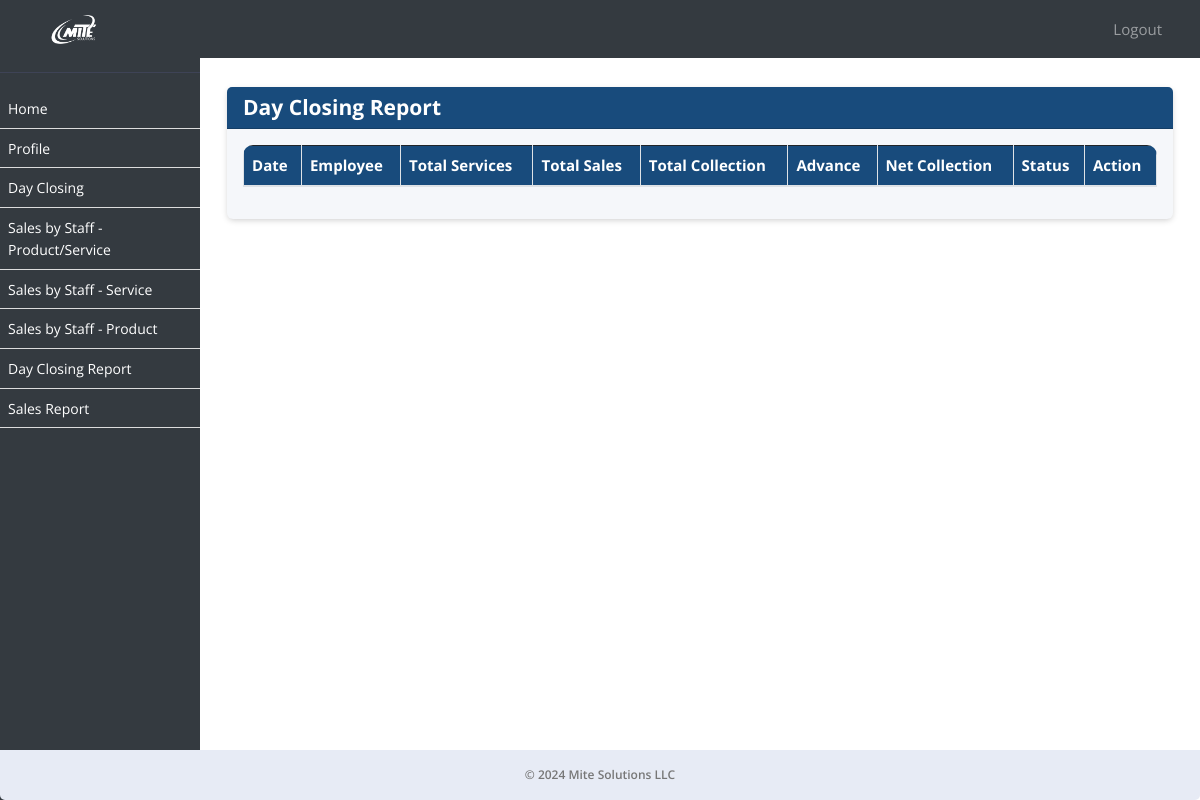
The page /sale/day-closing-report/ (signed in) on the database as committed earlier.
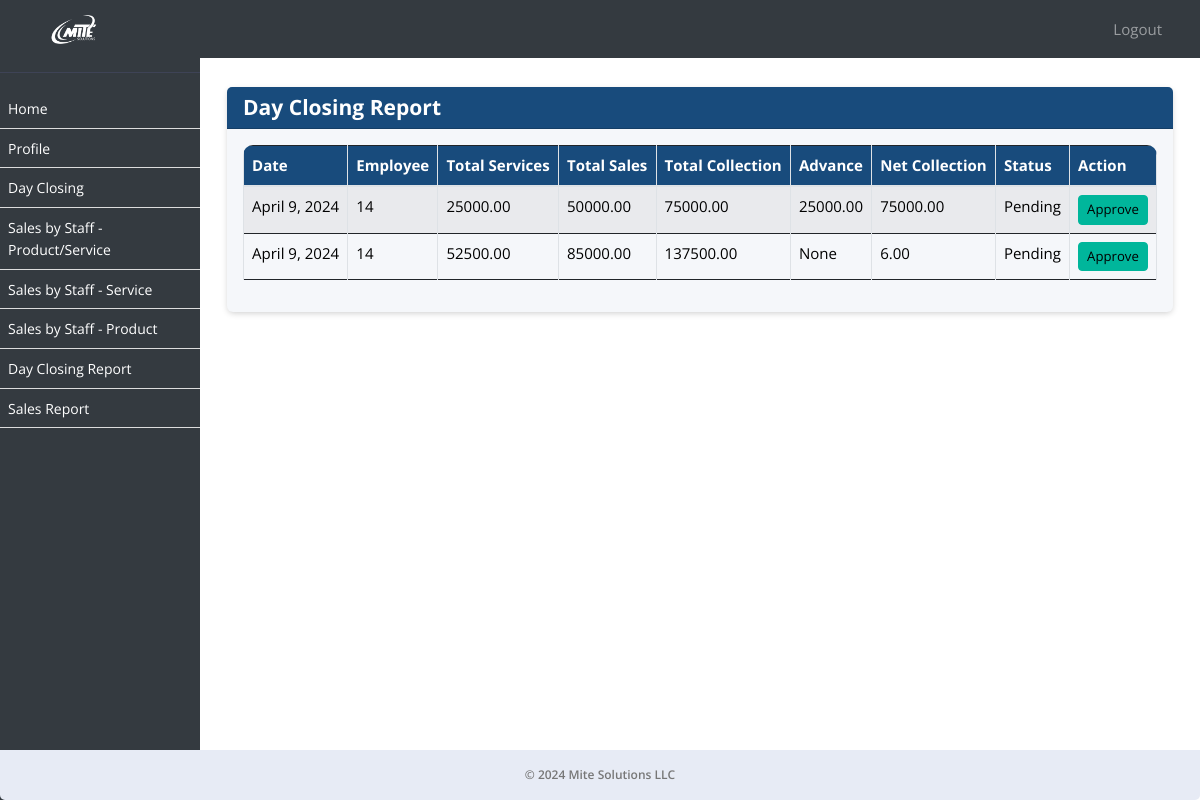
The same page on the database as committed later.
### ezshopapp/models.py (models this page shows, shortened)
class Module(models.Model):
    URL_CHOICES = [
        ('/sale/dayclosing/', 'Day Closing'),
        ('/dayclosing/admin/', 'Admin Day Closing'),
        ('/sale/sales-by-staff-item-service/', 'Sales by Staff - Product/Service'),
        ('/sale/sales-by-staff-service/', 'Sales by Staff - Service'),
        ('/sale/sales-by-staff-item/', 'Sales by Staff - Product'),
        ('/sale/day-closing-report/', 'Day Closing Report'),
        ('/sale/sales-report/', 'Sales Report'),
    ]
    URL_NAMES = [
        ('Day Closing', '/sale/dayclosing/'),
        ('Admin Day Closing', '/dayclosing/admin/'),
        ('Sales by Staff - Product/Service', '/sale/sales-by-staff-item-service/'),
        ('Sales by Staff - Service', '/sale/sales-by-staff-service/'),
        ('Sales by Staff - Product', '/sale/sales-by-staff-item/'),
        ('Day Closing Report', '/sale/day-closing-report/'),
        ('Sales Report', '/sale/sales-report/'),
    ]
    url = models.CharField(max_length=150, choices=URL_CHOICES, null=True, verbose_name='Page Name')
    name = models.CharField(max_length=50, choices=URL_NAMES, null=True, verbose_name='Page URL')
    created_on = models.DateTimeField(auto_now_add=True, null=True)

class DayClosing(models.Model):
    date = models.DateField()
    employee = models.ForeignKey(Employee, on_delete=models.CASCADE, blank=True, null=True)
    total_services = models.DecimalField(max_digits=8, decimal_places=2)
    total_sales = models.DecimalField(max_digits=8, decimal_places=2)
    total_collection = models.DecimalField(max_digits=8, decimal_places=2)
    advance = models.DecimalField(max_digits=8, decimal_places=2, blank=True, null=True)
    net_collection = models.DecimalField(max_digits=8, decimal_places=2)
    status = models.CharField(max_length=10, choices=STATUS_CHOICES, default='pending')
    created_on = models.DateTimeField(auto_now_add=True, null=True)

class Employee(models.Model):
    employee_id = models.CharField(max_length=10, unique=True)
    username = models.CharField(max_length=50, null=True)
    password = models.CharField(max_length=50, null=True)
    business_profile = models.CharField(max_length=255, null=True)
    business_profile_id = models.IntegerField(null=True)
    first_name = models.CharField(max_length=255)
    second_name = models.CharField(max_length=255)
    nationality = models.CharField(max_length=255)
    mobile_no = models.CharField(max_length=20, blank=True, null=True)
    passport_no = models.CharField(max_length=20, unique=True)
    passport_expiration_date = models.DateField()
    emirates_id = models.CharField(max_length=20, unique=True)
    id_expiration_date = models.DateField()
    basic_pay = models.DecimalField(max_digits=10, decimal_places=2)
    house_allowance = models.DecimalField(max_digits=10, decimal_places=2, default=0)
    transportation_allowance = models.DecimalField(max_digits=10, decimal_places=2, default=0)
    commission_percentage = models.DecimalField(max_digits=5, decimal_places=2, default=0, validators=[MinValueValidator(0)])
    joining_date = models.DateField()
    job_role = models.ForeignKey(Role, on_delete=models.SET_NULL, null=True)
    is_employee = models.BooleanField(default=True)
    created_on = models.DateTimeField(auto_now_add=True, null=True)

### ezshopapp/views.py (the view)
# urls.py: path('sale/day-closing-report/', day_closing_report, name='day_closing_report'),
def day_closing_report(request):
    logged_in_employee_id = request.session.get('employee_id')  # If using session
    day_closings_list = DayClosing.objects.filter(employee__id=logged_in_employee_id).order_by('-created_on')
    employees = Employee.objects.get(id=logged_in_employee_id)
    role = Role.objects.filter(name=employees.job_role).first()
    active_modules = role.modules.all()
    paginator = Paginator(day_closings_list, 10)
    page = request.GET.get('page')
    try:
        day_closings = paginator.page(page)
    except PageNotAnInteger:
        day_closings = paginator.page(1)
    except EmptyPage:
        day_closings = paginator.page(paginator.num_pages)
    return render(request, 'day_closing_report.html', {'day_closings': day_closings, 'active_modules':active_modules})

### ezshopapp/models.py (called while the page is built)
    def __str__(self):
        return self.name

### ezshopapp/templates/day_closing_report.html (shortened to what this page needs)
{% extends 'emp_base.html' %}
{% block content %}
<div class="container mb-5">
    <div class="card mt-3">
        <div class="card-header">
            <h4 class="mb-0 text-white">Day Closing Report</h4>
        </div>
        <div class="card-body">
            <div class="table-responsive">
            <table class="table table-bordered table-striped nowrap" id="dayclosingemp">
                <thead>
                    <tr>
                        <th>Date</th>
                        <th>Employee</th>
                        <th>Total Services</th>
                        <th>Total Sales</th>
                        <th>Total Collection</th>
                        <th>Advance</th>
                        <th>Net Collection</th>
                        <th>Status</th>
                        <th>Action</th>
                    </tr>
                </thead>
                <tbody>
                    {% for day_closing in day_closings %}
                    <tr>
                        <td>{{ day_closing.date }}</td>
                        <td>{{ day_closing.employee.id }}</td>
                        <td>{{ day_closing.total_services }}</td>
                        <td>{{ day_closing.total_sales }}</td>
                        <td>{{ day_closing.total_collection }}</td>
                        <td>{{ day_closing.advance }}</td>
                        <td>{{ day_closing.net_collection }}</td>
                        <td class="text-capitalize">{{ day_closing.status }}</td>
                        <td>
                            <div class="d-flex justify-content-between align-items-center gap-3">
                                {% if day_closing.status == 'pending' %}
                                    <a href="{% url 'approve_day_closing' day_closing.id %}" class="btn btn-success btn-sm">Approve</a>
                                {% else %}
                                    <button class="btn btn-secondary btn-sm" disabled>Approved</button>
                                {% endif %}
                            </div>
                        </td>
                    </tr>
                    {% endfor %}
                </tbody>
            </table>
        </div>
        </div>
    </div>
</div>
{% endblock %}

### ezshopapp/templates/emp_base.html (shortened to what this page needs)
{% load static %}
<!DOCTYPE html>
<html lang="en">
<head>
    <link rel="stylesheet" href="https://stackpath.bootstrapcdn.com/bootstrap/4.3.1/css/bootstrap.min.css">
    <link href="../../static/js/style.css" rel="stylesheet">
    <link rel="stylesheet" type="text/css" href="https://cdn.datatables.net/1.11.5/css/jquery.dataTables.css">
    <link rel="stylesheet" href="https://use.fontawesome.com/releases/v5.8.2/css/all.css">
    <link rel="stylesheet" href="https://cdn.datatables.net/1.10.24/css/dataTables.bootstrap4.min.css"/>
    <link rel="stylesheet" type="text/css" href="https://cdn.jsdelivr.net/npm/daterangepicker/daterangepicker.css" />
<link rel="stylesheet" href="https://cdn.datatables.net/2.0.2/css/dataTables.bootstrap5.css">
<link rel="stylesheet" href="https://cdn.datatables.net/responsive/3.0.0/css/responsive.bootstrap5.css">
<link rel="stylesheet" type="text/css" href="https://cdn.datatables.net/buttons/2.2.2/css/buttons.bootstrap5.min.css">
</head>
<body>
<nav class="navbar navbar-expand-lg navbar-dark bg-dark fixed-top">
    <a class="navbar-brand text-left" href="/employee-dashboard/">
         <img src="../../static/assets/logo.png" alt="Mite Solutions"  style="filter: brightness(0) invert(1);" width="5%">
    </a>
    <div class="collapse navbar-collapse" id="navbarNav">
        <ul class="navbar-nav ml-auto pl-3">
                <a class="nav-link" href="{% url 'employee_logout' %}" id="logout-link">Logout</a>
        </ul>
    </div>
</nav>
<div id="sidebar">
    <hr/>
<ul id="font-c" style="max-height: 400px; overflow-y: scroll;">
    <li><a href="/employee-dashboard/">Home</a></li>
    <li><a href="/profile/">Profile</a></li>
    {% for module in active_modules %}
        <li>
            <a href="{{ module.url }}">{{ module.name }}</a>
        </li>
    {% endfor %}
</ul>
</div>
<div id="content">
    {% block content %}{% endblock %}
    <footer class="footer mt-auto py-3 bg-light">
        <div class="container text-center">
            <span class="text-muted">&copy; 2024 Mite Solutions LLC</span>
        </div>
    </footer>
</div>
</body>
</html>

### ezshopapp/templates/emp_base.html (style rules this page uses)
body, p, h1, h2, h3, h4, h5, h6, a, li, label, input, div, span, small { font-family: "Open Sans", sans-serif !important; }
.bg-light { border-bottom-right-radius:5px; border-bottom-left-radius:5px; font-weight: 600; color:#000; }
#font-c>li>a { font-size:14px !important; }
body { padding-top: 56px; background-color: #ffffff !important; }
table thead { border-radius: 5px !important; }
table thead th { vertical-align: bottom; border-bottom: 2px solid #dee2e6; background-color: #184b7c !important; color: #fff !important; }
tbody { border-bottom: 0px !important; }
#sidebar { height: 100%; width: 200px; position: fixed; top: 0; left: 0; background-color: #343a40; padding-top: 56px; }
table { border:1px !important; }
#content { margin-left: 200px; padding: 15px; }
#sidebar ul { list-style: none; padding: 0; }
#sidebar ul li { padding: 8px; border-bottom: 1px solid #ddd; }
#sidebar ul li a { text-decoration: none; color: #fff; }
.navbar-brand { margin-left: 4%; }
div>.table-responsive, table, table>thead { border-radius: 10px !important; }
.card { border:0px !important; margin-top:15px; margin-bottom:15px; box-shadow: 0px 2px 6px -1px #ccc; }
.card-header { background-color: #184b7c !important; color:#fff !important; }
a { text-decoration: none !important; }
.bg-dark { background-color: #343a40 !important; }
.navbar-nav.ml-auto { margin-right: 15px; }
.navbar-nav.ml-auto a { color: #fff; margin-right: 15px; }
.footer { position: fixed; left: 0; z-index: 1; bottom: 0; width: 100%; font-size:12px; background-color: #343a40; color: #fff; padding: 8px 0; }
.text-muted { color:#777 !important; }

Rows that differ between the two databases and show on the page:
added DayClosing: date "April 9, 2024", employee.id "14", total_services "25000.00", total_sales "50000.00", total_collection "75000.00", advance "25000.00", net_collection "75000.00", status "Pending", shows "Approve"
added DayClosing: date "April 9, 2024", employee.id "14", total_services "52500.00", total_sales "85000.00", total_collection "137500.00", advance "None", net_collection "6.00", status "Pending", shows "Approve"
